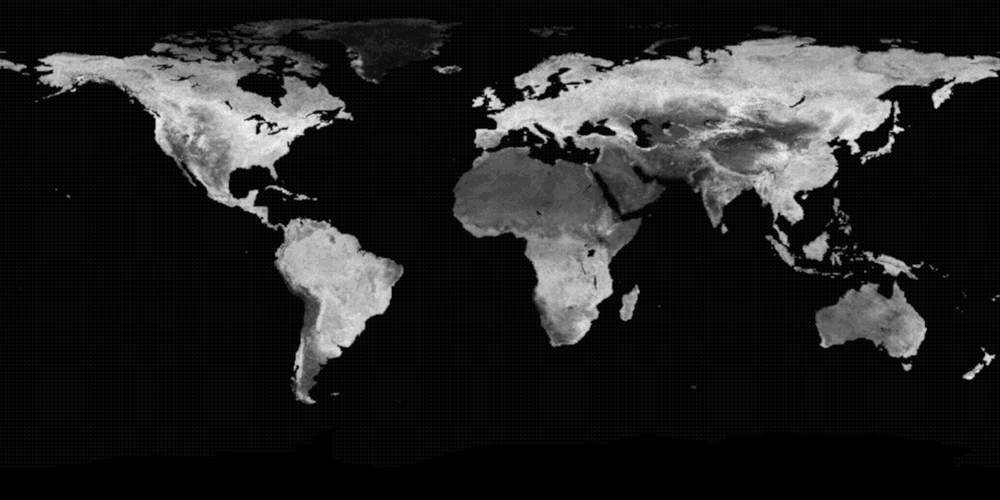
#> input picture src/assets/NDVI_84.bw.png, 1000 x 500 px, shrunk from 4096 x 2048 before the run, found by its file name
$ python test_alignment.py
#> lines starting #> are read from the running program, lines starting #| are printed output that depends on the picture
from PIL import Image

ndvi = Image.open('/home/jdjeffers/Documents/NDVI_84.bw.png').convert('L')
topo = Image.open('/home/jdjeffers/Documents/Topography.jpg').convert('L')
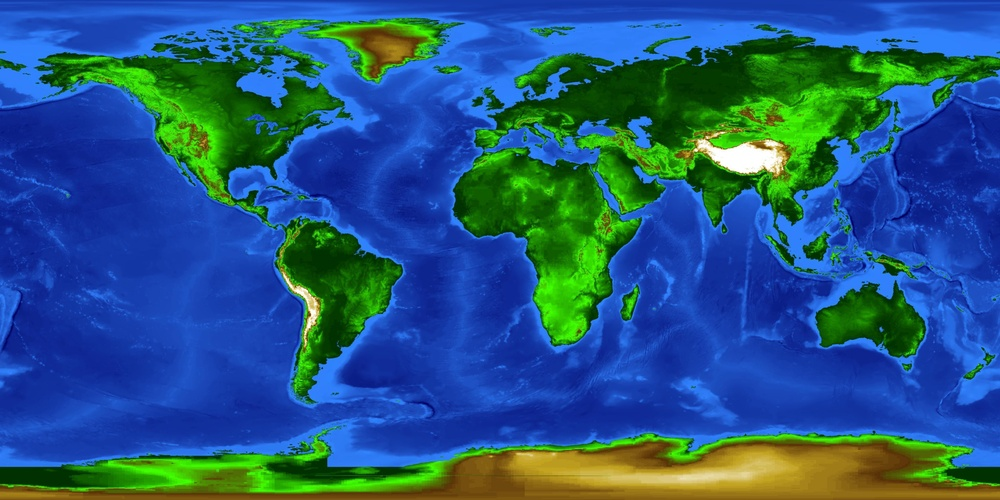
#> input picture src/assets/Topography.jpg, 1000 x 500 px, shrunk from 4096 x 2048 before the run, found by its file name
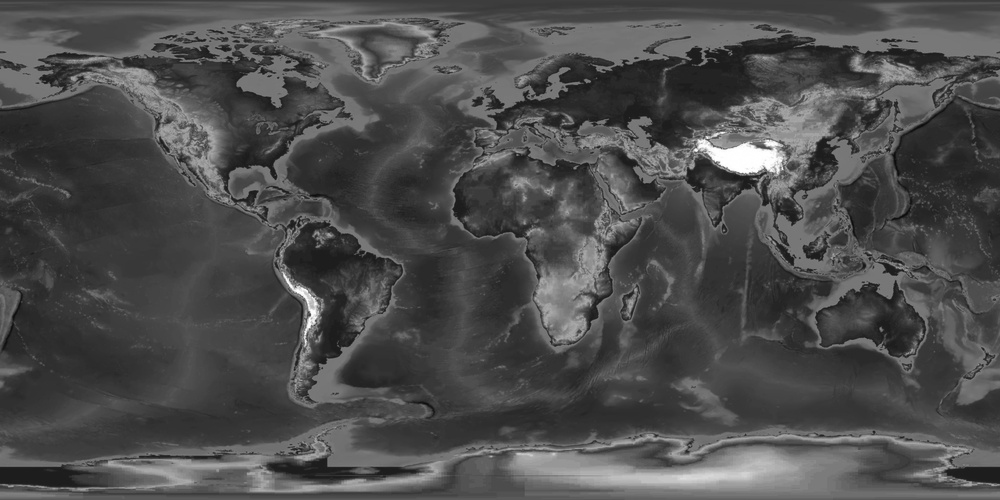
#> topo: PIL image 1000x500 L; min 11, max 255, mean 77

print("NDVI size:", ndvi.size)
#| NDVI size: (1000, 500)
print("Topo size:", topo.size)
#| Topo size: (1000, 500)

# Scan a vertical column at u=0.272 (Florida's longitude)
# to find where North America actually is!
u = 0.272
ndvi_x = int(u * ndvi.size[0])
#> ndvi_x = 272
topo_x = int(u * topo.size[0])
#> topo_x = 272

print(f"\nScanning column u={u} (Florida long)")
print("NDVI (North to South, v=0 to 1):")
ndvi_col = []
for v in [0.1, 0.2, 0.3, 0.4, 0.5, 0.6, 0.7, 0.8, 0.9]:
    y = int(v * ndvi.size[1])
    ndvi_col.append((v, ndvi.getpixel((ndvi_x, y))))
#> after the loop, ndvi_col = [(0.1, 77), (0.2, 8), (0.3, 212), (0.4, 1), (0.5, 5), (0.6, 1), (0.7, 4), (0.8, 4), (0.9, 1)]
print(ndvi_col)
#| [(0.1, 77), (0.2, 8), (0.3, 212), (0.4, 1), (0.5, 5), (0.6, 1), (0.7, 4), (0.8, 4), (0.9, 1)]

print("\nTopo (North to South, v=0 to 1):")
topo_col = []
for v in [0.1, 0.2, 0.3, 0.4, 0.5, 0.6, 0.7, 0.8, 0.9]:
    y = int(v * topo.size[1])
    topo_col.append((v, topo.getpixel((topo_x, y))))
#> after the loop, topo_col = [(0.1, 55), (0.2, 122), (0.3, 81), (0.4, 58), (0.5, 101), (0.6, 57), (0.7, 67), (0.8, 54), (0.9, 112)]
print(topo_col)
#| [(0.1, 55), (0.2, 122), (0.3, 81), (0.4, 58), (0.5, 101), (0.6, 57), (0.7, 67), (0.8, 54), (0.9, 112)]

# Also let's find the peak row means for both
ndvi_row_means = [sum(ndvi.getpixel((x, y)) for x in range(0, ndvi.size[0], 10)) / (ndvi.size[0]/10) for y in range(0, ndvi.size[1], 10)]
#> ndvi_row_means = 50 values, max 115.9 at index 7, min 0 at index 47, mean 36.35
ndvi_brightest = ndvi_row_means.index(max(ndvi_row_means)) * 10
#> ndvi_brightest = 70
print(f"\nNDVI brightest row y={ndvi_brightest} (v={ndvi_brightest/ndvi.size[1]:.2f})")
#| NDVI brightest row y=70 (v=0.14)

topo_row_means = [sum(topo.getpixel((x, y)) for x in range(0, topo.size[0], 40)) / (topo.size[0]/40) for y in range(0, topo.size[1], 40)]
#> topo_row_means = [61.44, 97.72, 83.36, 77.76, 88.76, 68.8, 70.84, 74.84, 66.08, 58.4, 70.08, 85.92, 113.4]
topo_brightest = topo_row_means.index(max(topo_row_means)) * 40
#> topo_brightest = 480
print(f"Topo brightest row y={topo_brightest} (v={topo_brightest/topo.size[1]:.2f})")
#| Topo brightest row y=480 (v=0.96)
